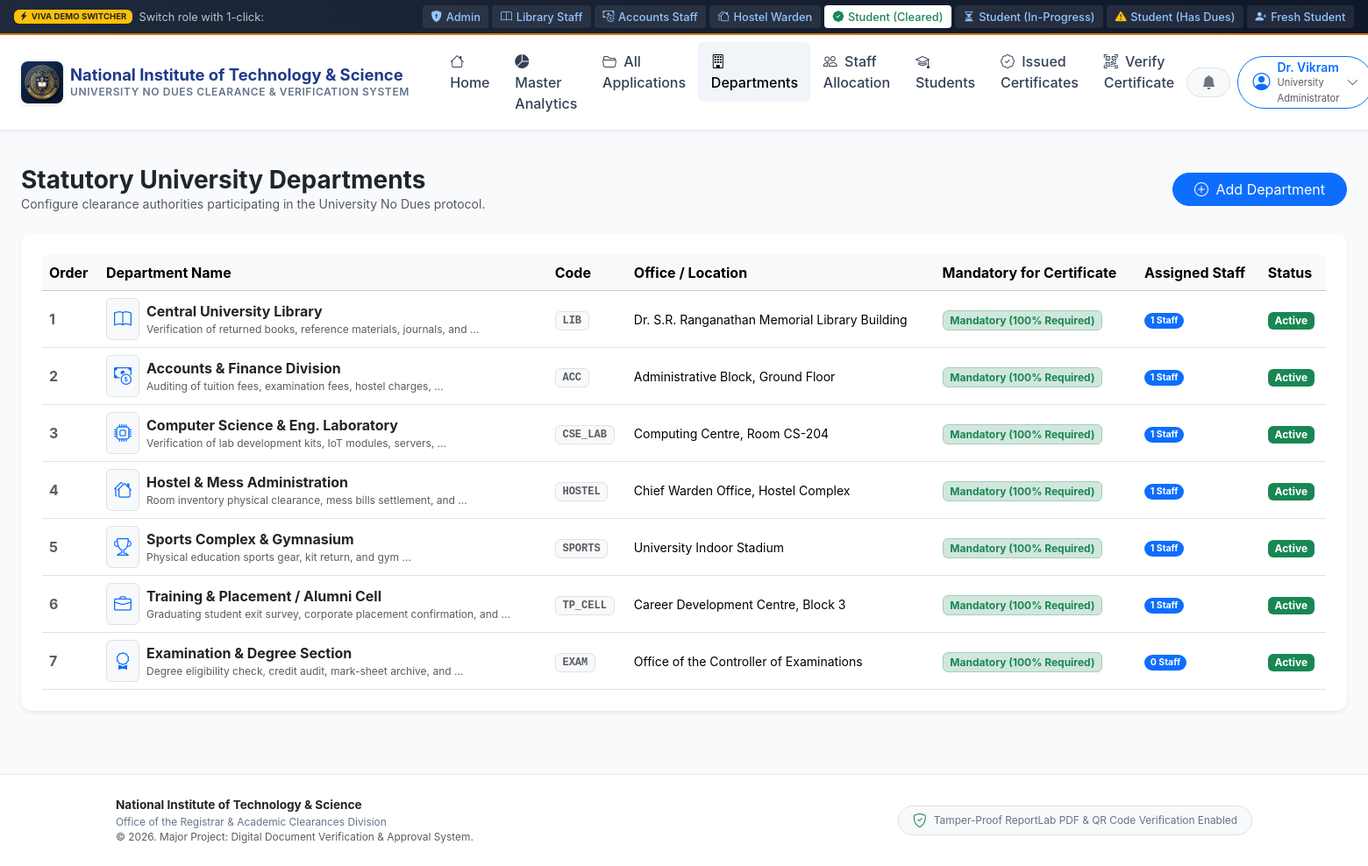
/admin-portal/departments/ (signed in), run on the app's committed database.
### accounts/models.py (models this page shows, shortened)
class CustomUser(AbstractUser):
    ROLE_STUDENT = 'STUDENT'
    ROLE_STAFF = 'STAFF'
    ROLE_ADMIN = 'ADMIN'
    ROLE_CHOICES = [
        (ROLE_STUDENT, 'Student'),
        (ROLE_STAFF, 'Department Staff'),
        (ROLE_ADMIN, 'University Administrator'),
    ]
    role = models.CharField(max_length=20, choices=ROLE_CHOICES, default=ROLE_STUDENT)
    phone_number = models.CharField(max_length=15, blank=True, null=True)
    avatar = models.ImageField(upload_to='avatars/', blank=True, null=True)
    @property
    def is_student(self):
        return self.role == self.ROLE_STUDENT
    @property
    def is_department_staff(self):
        return self.role == self.ROLE_STAFF
    @property
    def is_university_admin(self):
        return self.role == self.ROLE_ADMIN or self.is_superuser

### departments/models.py (models this page shows, shortened)
class Department(models.Model):
    name = models.CharField(max_length=100, unique=True)
    code = models.CharField(max_length=20, unique=True, help_text="e.g. LIB, ACC, HOSTEL, LAB, SPORTS, TPC, EXAM")
    description = models.TextField(blank=True)
    icon = models.CharField(max_length=50, default="bi-building", help_text="Bootstrap 5 icon class, e.g. bi-book, bi-cash-coin")
    location = models.CharField(max_length=150, blank=True, default="Main Administrative Block")
    contact_email = models.EmailField(blank=True)
    contact_phone = models.CharField(max_length=20, blank=True)
    is_mandatory = models.BooleanField(default=True, help_text="Required for student to get final No Dues Certificate")
    display_order = models.PositiveIntegerField(default=0)
    is_active = models.BooleanField(default=True)
    created_at = models.DateTimeField(auto_now_add=True)
    updated_at = models.DateTimeField(auto_now=True)
    class Meta:
        ordering = ['display_order', 'name']
    @property
    def active_staff_count(self):
        return self.staff_members.count()

### clearance/views.py (the view)
    def wrapper(request, *args, **kwargs):
        if not request.user.is_authenticated:
            return redirect('login')
        if not request.user.is_university_admin:
            messages.warning(request, "Access restricted to University Administrators.")
            return redirect('dashboard_redirect')
        return view_func(request, *args, **kwargs)

### templates/clearance/admin_portal/departments_list.html (shortened to what this page needs)
{% extends 'base.html' %}
{% block content %}
<div class="container-fluid px-lg-4 py-4">
  <div class="d-flex flex-wrap justify-content-between align-items-center mb-4">
    <div>
      <h3 class="fw-bold text-dark mb-0">Statutory University Departments</h3>
      <p class="text-muted small mb-0">Configure clearance authorities participating in the University No Dues protocol.</p>
    </div>
    <div class="mt-2 mt-md-0">
      <button class="btn btn-primary rounded-pill px-4" data-bs-toggle="modal" data-bs-target="#addDeptModal">
        <i class="bi bi-plus-circle me-1"></i> Add Department
      </button>
    </div>
  </div>
  <div class="card card-clean border-0 shadow-sm p-4">
    <div class="table-responsive">
      <table class="table table-hover align-middle mb-0">
        <thead class="table-light">
          <tr>
            <th>Order</th>
            <th>Department Name</th>
            <th>Code</th>
            <th>Office / Location</th>
            <th>Mandatory for Certificate</th>
            <th>Assigned Staff</th>
            <th>Status</th>
          </tr>
        </thead>
        <tbody>
          {% for dept in departments %}
            <tr>
              <td class="fw-bold text-muted">{{ dept.display_order }}</td>
              <td>
                <div class="d-flex align-items-center gap-2">
                  <div class="p-2 bg-light border rounded text-primary fs-5">
                    <i class="bi {{ dept.icon }}"></i>
                  </div>
                  <div>
                    <div class="fw-bold text-dark">{{ dept.name }}</div>
                    <div class="text-muted small" style="font-size: 0.75rem;">{{ dept.description|truncatewords:8 }}</div>
                  </div>
                </div>
              </td>
              <td><span class="badge bg-light text-muted border font-monospace">{{ dept.code }}</span></td>
              <td class="small">{{ dept.location }}</td>
              <td>
                {% if dept.is_mandatory %}
                  <span class="badge bg-success-subtle text-success border border-success-subtle">Mandatory (100% Required)</span>
                {% else %}
                  <span class="badge bg-light text-muted border">Optional</span>
                {% endif %}
              </td>
              <td class="small">
                <span class="badge bg-primary rounded-pill">{{ dept.active_staff_count }} Staff</span>
              </td>
              <td>
                {% if dept.is_active %}
                  <span class="badge bg-success text-white">Active</span>
                {% else %}
                  <span class="badge bg-secondary text-white">Disabled</span>
                {% endif %}
              </td>
            </tr>
          {% endfor %}
        </tbody>
      </table>
    </div>
  </div>
</div>
{% endblock %}

### templates/base.html (shortened to what this page needs)
{% load static %}
<!DOCTYPE html>
<html lang="en">
<head>
  <link href="https://cdn.jsdelivr.net/npm/bootstrap@5.3.3/dist/css/bootstrap.min.css" rel="stylesheet">
  <link rel="stylesheet" href="https://cdn.jsdelivr.net/npm/bootstrap-icons@1.11.3/font/bootstrap-icons.min.css">
  <link rel="stylesheet" href="{% static 'css/custom.css' %}">
</head>
<body>
  <div class="demo-role-ribbon d-flex flex-wrap justify-content-between align-items-center">
    <div class="d-flex align-items-center gap-2">
      <span class="badge bg-warning text-dark"><i class="bi bi-lightning-charge-fill me-1"></i>VIVA DEMO SWITCHER</span>
      <span class="d-none d-md-inline text-light opacity-75">Switch role with 1-click:</span>
    </div>
    <div class="d-flex flex-wrap gap-1 align-items-center">
      <a href="{% url 'quick_demo_login' 'admin' %}" title="Log in as University Admin"><i class="bi bi-shield-lock-fill"></i> Admin</a>
      <a href="{% url 'quick_demo_login' 'staff_library' %}" title="Log in as Central Library Staff"><i class="bi bi-book"></i> Library Staff</a>
      <a href="{% url 'quick_demo_login' 'staff_accounts' %}" title="Log in as Accounts Officer"><i class="bi bi-cash-coin"></i> Accounts Staff</a>
      <a href="{% url 'quick_demo_login' 'staff_hostel' %}" title="Log in as Chief Warden"><i class="bi bi-houses"></i> Hostel Warden</a>
      <a href="{% url 'quick_demo_login' 'student_completed' %}" class="border-success text-success bg-white" title="Student with 100% Cleared Certificate"><i class="bi bi-patch-check-fill text-success"></i> Student (Cleared)</a>
      <a href="{% url 'quick_demo_login' 'student_in_progress' %}" title="Student in progress"><i class="bi bi-hourglass-split"></i> Student (In-Progress)</a>
      <a href="{% url 'quick_demo_login' 'student_with_dues' %}" title="Student with pending dues"><i class="bi bi-exclamation-triangle-fill text-warning"></i> Student (Has Dues)</a>
      <a href="{% url 'quick_demo_login' 'student_new' %}" title="Fresh student ready to submit application"><i class="bi bi-person-plus-fill"></i> Fresh Student</a>
    </div>
  </div>
  <nav class="navbar navbar-expand-lg univ-navbar sticky-top">
    <div class="container-fluid px-lg-4">
      <a class="navbar-brand d-flex align-items-center gap-2" href="{% url 'landing_page' %}">
        <img src="{% static 'images/university_crest.jpg' %}" alt="University Crest" class="brand-crest">
        <div>
          <div class="brand-title">{{ UNIVERSITY_NAME }}</div>
          <div class="brand-subtitle">{{ UNIVERSITY_SUBTITLE }}</div>
        </div>
      </a>
      <div class="collapse navbar-collapse" id="univNavbarNav">
        <ul class="navbar-nav me-auto ms-lg-3 mb-2 mb-lg-0">
          <li class="nav-item">
            <a class="nav-link {% if request.resolver_match.url_name == 'landing_page' %}active{% endif %}" href="{% url 'landing_page' %}">
              <i class="bi bi-house me-1"></i> Home
            </a>
          </li>
          {% if request.user.is_authenticated %}
            {% if request.user.is_student %}
              <li class="nav-item">
                <a class="nav-link {% if request.resolver_match.url_name == 'student_dashboard' %}active{% endif %}" href="{% url 'student_dashboard' %}">
                  <i class="bi bi-speedometer2 me-1"></i> My Dashboard
                </a>
              </li>
              <li class="nav-item">
                <a class="nav-link {% if request.resolver_match.url_name == 'student_apply' %}active{% endif %}" href="{% url 'student_apply' %}">
                  <i class="bi bi-plus-circle me-1"></i> Apply for No Dues
                </a>
              </li>
              <li class="nav-item">
                <a class="nav-link {% if request.resolver_match.url_name == 'student_applications_list' %}active{% endif %}" href="{% url 'student_applications_list' %}">
                  <i class="bi bi-card-checklist me-1"></i> My Applications
                </a>
              </li>
            {% elif request.user.is_university_admin %}
              <li class="nav-item">
                <a class="nav-link {% if request.resolver_match.url_name == 'admin_dashboard' %}active{% endif %}" href="{% url 'admin_dashboard' %}">
                  <i class="bi bi-pie-chart-fill me-1"></i> Master Analytics
                </a>
              </li>
              <li class="nav-item">
                <a class="nav-link {% if request.resolver_match.url_name == 'admin_applications' %}active{% endif %}" href="{% url 'admin_applications' %}">
                  <i class="bi bi-folder2-open me-1"></i> All Applications
                </a>
              </li>
              <li class="nav-item">
                <a class="nav-link {% if request.resolver_match.url_name == 'admin_departments' %}active{% endif %}" href="{% url 'admin_departments' %}">
                  <i class="bi bi-building me-1"></i> Departments
                </a>
              </li>
              <li class="nav-item">
                <a class="nav-link {% if request.resolver_match.url_name == 'admin_staff' %}active{% endif %}" href="{% url 'admin_staff' %}">
                  <i class="bi bi-people me-1"></i> Staff Allocation
                </a>
              </li>
              <li class="nav-item">
                <a class="nav-link {% if request.resolver_match.url_name == 'admin_students' %}active{% endif %}" href="{% url 'admin_students' %}">
                  <i class="bi bi-mortarboard me-1"></i> Students
                </a>
              </li>
              <li class="nav-item">
                <a class="nav-link {% if request.resolver_match.url_name == 'admin_certificates' %}active{% endif %}" href="{% url 'admin_certificates' %}">
                  <i class="bi bi-patch-check me-1"></i> Issued Certificates
                </a>
              </li>
            {% endif %}
          {% endif %}
          <li class="nav-item">
            <a class="nav-link {% if request.resolver_match.url_name == 'verify_certificate_query' %}active{% endif %}" href="{% url 'verify_certificate_query' %}">
              <i class="bi bi-qr-code-scan me-1"></i> Verify Certificate
            </a>
          </li>
        </ul>
        <div class="d-flex align-items-center gap-2">
          {% if request.user.is_authenticated %}
            <div class="dropdown">
              <button class="btn btn-light position-relative rounded-pill px-3 py-1 border" type="button" data-bs-toggle="dropdown" aria-expanded="false">
                <i class="bi bi-bell-fill text-secondary"></i>
              </button>
            </div>
            <div class="dropdown">
              <button class="btn btn-outline-primary d-flex align-items-center gap-2 rounded-pill px-3 py-1" type="button" data-bs-toggle="dropdown" aria-expanded="false">
                <i class="bi bi-person-circle fs-5"></i>
                <div class="text-start d-none d-sm-block" style="line-height: 1.1;">
                  <span class="fw-semibold small d-block">{{ request.user.first_name|default:request.user.username }}</span>
                  <span class="text-muted" style="font-size: 0.7rem;">{{ request.user.get_role_display }}</span>
                </div>
                <i class="bi bi-chevron-down small text-muted"></i>
              </button>
            </div>
          {% endif %}
        </div>
      </div>
    </div>
  </nav>
  <main class="flex-grow-1">
    {% block content %}{% endblock %}
  </main>
  <footer class="mt-5">
    <div class="container">
      <div class="row align-items-center gy-3">
        <div class="col-md-6 text-center text-md-start">
          <div class="fw-bold text-dark">{{ UNIVERSITY_NAME }}</div>
          <div class="small">Office of the Registrar & Academic Clearances Division</div>
          <div class="small text-muted">&copy; 2026. Major Project: Digital Document Verification & Approval System.</div>
        </div>
        <div class="col-md-6 text-center text-md-end">
          <div class="d-inline-flex align-items-center gap-2 bg-light border px-3 py-1 rounded-pill small">
            <i class="bi bi-shield-check text-success fs-6"></i>
            <span>Tamper-Proof ReportLab PDF & QR Code Verification Enabled</span>
          </div>
        </div>
      </div>
    </div>
  </footer>
</body>
</html>

### data on the page
CustomUser: user.first_name "Dr. Vikram", user.role "University Administrator"
Department: display_order "1", name "Central University Library", description "Verification of returned books, reference materials, journals, and …", code "LIB", location "Dr. S.R. Ranganathan Memorial Library Building", is_mandatory "Mandatory (100% Required)", active_staff_count "1", is_active "Active"
Department: display_order "2", name "Accounts & Finance Division", description "Auditing of tuition fees, examination fees, hostel charges, …", code "ACC", location "Administrative Block, Ground Floor", is_mandatory "Mandatory (100% Required)", active_staff_count "1", is_active "Active"
Department: display_order "3", name "Computer Science & Eng. Laboratory", description "Verification of lab development kits, IoT modules, servers, …", code "CSE_LAB", location "Computing Centre, Room CS-204", is_mandatory "Mandatory (100% Required)", active_staff_count "1", is_active "Active"
Department: display_order "4", name "Hostel & Mess Administration", description "Room inventory physical clearance, mess bills settlement, and …", code "HOSTEL", location "Chief Warden Office, Hostel Complex", is_mandatory "Mandatory (100% Required)", active_staff_count "1", is_active "Active"
Department: display_order "5", name "Sports Complex & Gymnasium", description "Physical education sports gear, kit return, and gym …", code "SPORTS", location "University Indoor Stadium", is_mandatory "Mandatory (100% Required)", active_staff_count "1", is_active "Active"
Department: display_order "6", name "Training & Placement / Alumni Cell", description "Graduating student exit survey, corporate placement confirmation, and …", code "TP_CELL", location "Career Development Centre, Block 3", is_mandatory "Mandatory (100% Required)", active_staff_count "1", is_active "Active"
Department: display_order "7", name "Examination & Degree Section", description "Degree eligibility check, credit audit, mark-sheet archive, and …", code "EXAM", location "Office of the Controller of Examinations", is_mandatory "Mandatory (100% Required)", active_staff_count "0", is_active "Active"

### other printed values
{{ UNIVERSITY_NAME }} "National Institute of Technology & Science"
{{ UNIVERSITY_SUBTITLE }} "UNIVERSITY NO DUES CLEARANCE & VERIFICATION SYSTEM"
